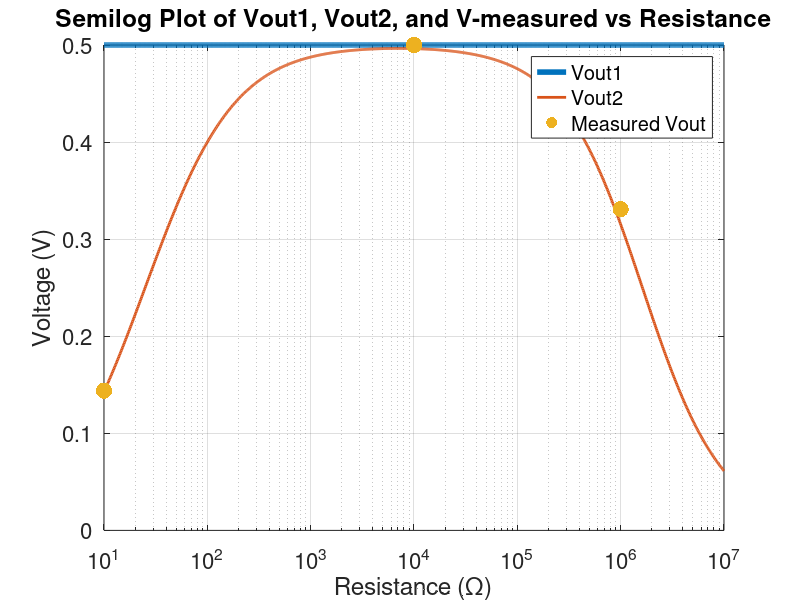

The MATLAB script that drew this image:
%% Clear variables and define variables
clear variables; % clear all variables
r = logspace(1, 7, 1000);  % create a logarithmic time vector 'Tlog' between 10 and 10M.

% Define functions
vout1 = r./(r*2); % first function 'V1' with a linear time scale
vout2 = (r.*(150358900000000 - 150358900000000i))./(r.^2.*(258454746 - 42256169i) + r.*(300740299670000 - 300710336220000i) + (7517945000000000 - 7517945000000000i));
legendname1 = 'Vout1';
legendname2 = 'Vout2';
legendname3 = 'Measured Vout';


% Plot on a semilog-x scale
% FigHandle = figure('Position', [150, 75, 850, 600]); % create 2nd figure and set size and location
semilogx(r, vout1, 'markersize', 3, 'linewidth',4, 'displayname', legendname1);
hold on; % hold on for multiple plots
semilogx(r, vout2, 'markersize', 3, 'linewidth',2, 'displayname', legendname2);
hold on;

% Plot measured vout points.
x = [10,10e3,1e6];
y = [144e-3,500e-3,331e-3];
plot(x,y,'.','markersize',35,'displayname',legendname3);

grid on; % turn on grid
set(gca, 'fontsize', 16);
legend show
xlabel('Resistance (\Omega)');
ylabel('Voltage (V)');
title('Semilog Plot of Vout1, Vout2, and V-measured vs Resistance'); % add title